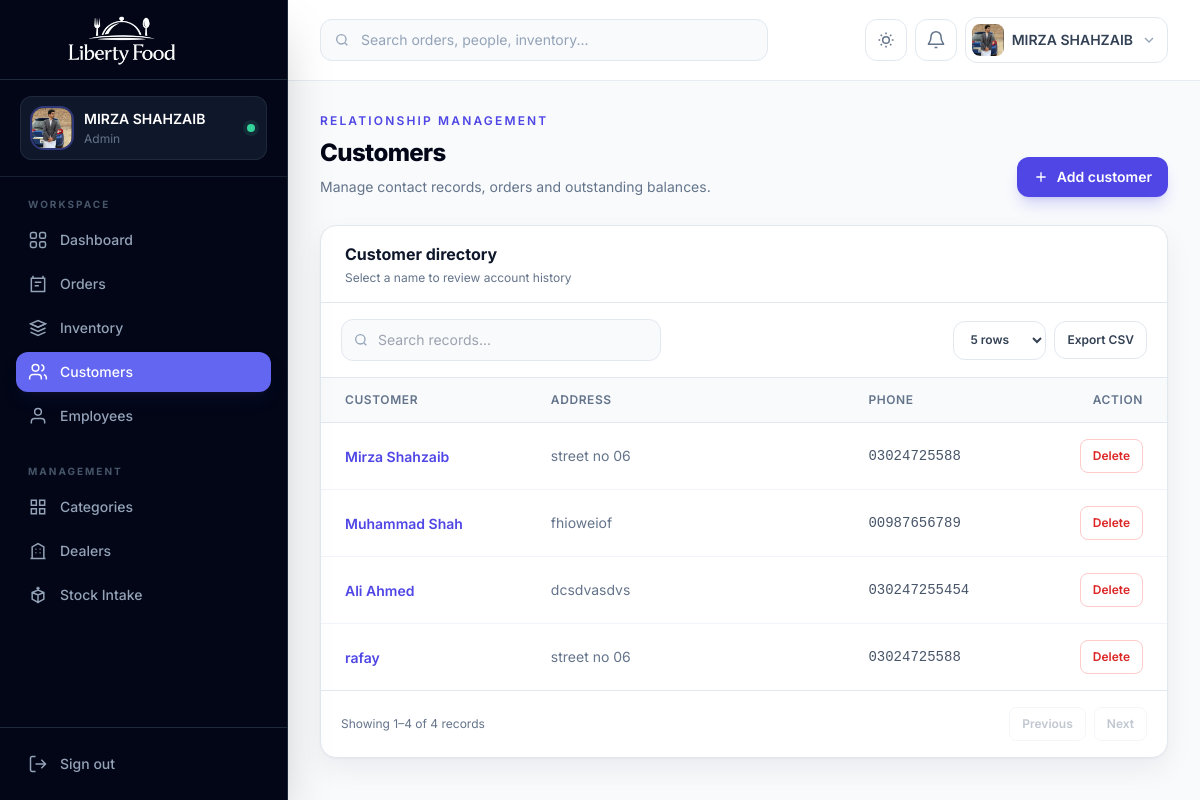
Before: /people/customer/customers/ (signed in) with the older database file.
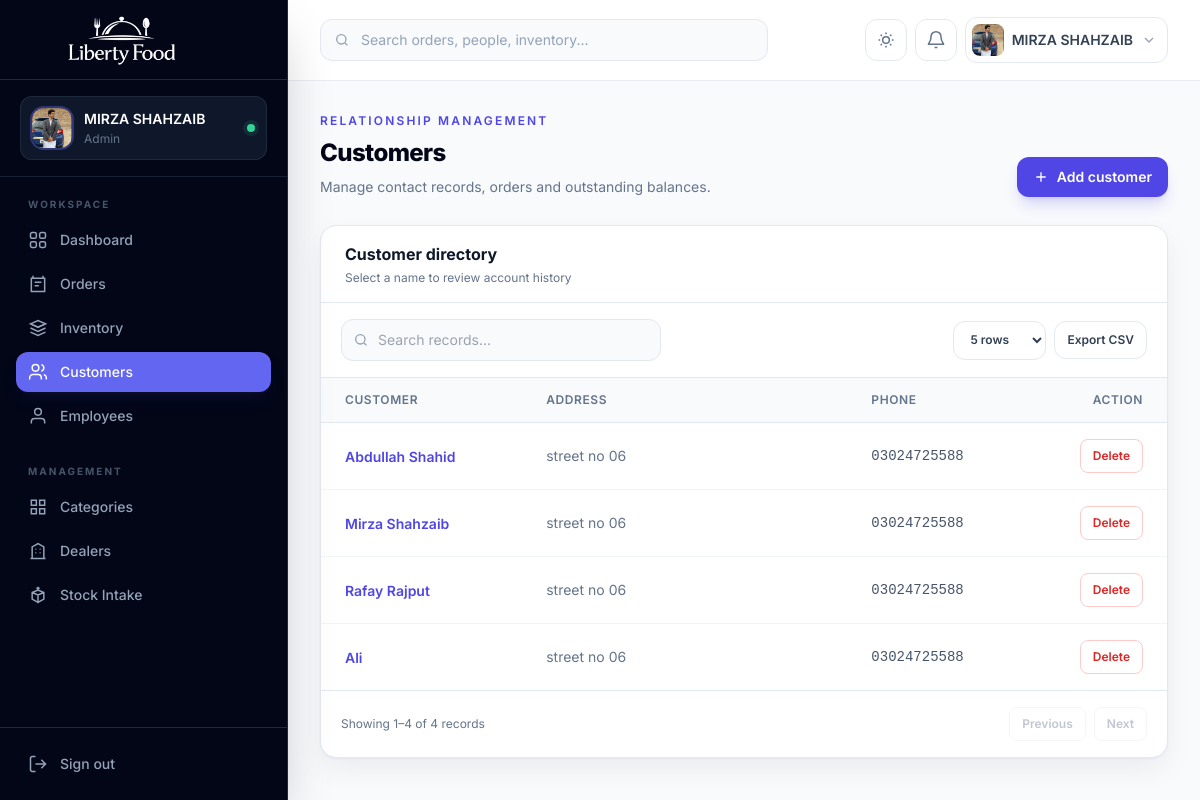
After: the same page with the newer database file.
### people_app/models.py (models this page shows, shortened)
class Customer(models.Model):
    user = models.OneToOneField(settings.AUTH_USER_MODEL, on_delete=models.CASCADE, null=True, blank=True, unique=True)
    name = models.CharField(max_length=100)
    email = models.EmailField(unique=True)
    address = models.TextField()
    phone = models.CharField(max_length=20, null=True, blank=True)

### people_app/views.py (the view)
# urls.py: path('customers/', views.customer_list, name='customer_list'),
@admin_required
def customer_list(request):
    customers = Customer.objects.all()
    return render(request, "customer_list.html", {"customers": customers})

### accounts/decoraters.py (called while the page is built)
def is_admin(user):
    return user.is_authenticated and (user.is_superuser or user.role == "admin")

def role_required(*roles):
    def decorator(view_func):
        @login_required
        @wraps(view_func)
        def wrapper(request, *args, **kwargs):
            if is_admin(request.user) or request.user.role in roles:
                return view_func(request, *args, **kwargs)
            raise PermissionDenied("You do not have permission to access this page.")
        return wrapper
    return decorator

### templates/customer_list.html (shortened to what this page needs)
{% extends "base.html" %}
{% block content %}
<section class="mb-7 flex flex-col gap-4 sm:flex-row sm:items-end sm:justify-between"><div><p class="text-xs font-semibold uppercase tracking-[.18em] text-indigo-600 dark:text-indigo-400">Relationship management</p><h1 class="mt-2 text-2xl font-extrabold tracking-tight text-slate-950 dark:text-white">Customers</h1><p class="mt-2 text-sm text-slate-500">Manage contact records, orders and outstanding balances.</p></div><a href="{% url 'customer_add' %}" class="inline-flex items-center justify-center gap-2 rounded-xl bg-indigo-600 px-4 py-2.5 text-sm font-semibold text-white shadow-lg shadow-indigo-600/20 hover:bg-indigo-700"><svg class="h-4 w-4" viewBox="0 0 24 24" fill="none" stroke="currentColor" stroke-width="2"><path d="M12 5v14M5 12h14"/></svg> Add customer</a></section>
<section class="overflow-hidden rounded-2xl border border-slate-200 bg-white shadow-soft dark:border-slate-800 dark:bg-slate-900"><div class="border-b border-slate-200 px-6 py-4 dark:border-slate-800"><h2 class="font-bold text-slate-900 dark:text-white">Customer directory</h2><p class="mt-1 text-xs text-slate-500">Select a name to review account history</p></div><div class="overflow-x-auto"><table class="min-w-full divide-y divide-slate-200 dark:divide-slate-800"><thead class="bg-slate-50 dark:bg-slate-800/50"><tr><th class="px-6 py-3.5 text-left text-xs font-semibold uppercase tracking-wider text-slate-500">Customer</th><th class="px-6 py-3.5 text-left text-xs font-semibold uppercase tracking-wider text-slate-500">Address</th><th class="px-6 py-3.5 text-left text-xs font-semibold uppercase tracking-wider text-slate-500">Phone</th><th class="px-6 py-3.5 text-right text-xs font-semibold uppercase tracking-wider text-slate-500">Action</th></tr></thead><tbody class="divide-y divide-slate-100 dark:divide-slate-800">{% for c in customers %}<tr class="hover:bg-slate-50 dark:hover:bg-slate-800/40"><td class="whitespace-nowrap px-6 py-4"><a href="{% url 'customer_record' c.id %}" class="text-sm font-semibold text-indigo-600 hover:text-indigo-700 dark:text-indigo-400">{{ c.name }}</a></td><td class="min-w-64 px-6 py-4 text-sm text-slate-500">{{ c.address|default:"—" }}</td><td class="whitespace-nowrap px-6 py-4 font-mono text-sm text-slate-600 dark:text-slate-300">{{ c.phone }}</td><td class="px-6 py-4 text-right"><form method="post" action="{% url 'customer_remove' %}" class="inline">{% csrf_token %}<input type="hidden" name="customer_id" value="{{ c.id }}"><button type="submit" onclick="return confirm('Are you sure you want to delete this customer?');" class="rounded-lg border border-red-200 px-3 py-2 text-xs font-semibold text-red-600 hover:bg-red-50 dark:border-red-900 dark:text-red-400">Delete</button></form></td></tr>{% empty %}<tr><td colspan="4" class="px-6 py-16 text-center text-sm text-slate-500">No customers found.</td></tr>{% endfor %}</tbody></table></div></section>
{% endblock %}

Changed rows visible on the page:
removed Customer: name "Muhammad Shah", address "fhioweiof", phone "00987656789"
removed Customer: name "Ali Ahmed", address "dcsdvasdvs", phone "030247255454"
removed Customer: name "rafay", address "street no 06", phone "03024725588"
added Customer: name "Abdullah Shahid", address "street no 06", phone "03024725588"
added Customer: name "Rafay Rajput", address "street no 06", phone "03024725588"
added Customer: name "Ali", address "street no 06", phone "03024725588"
